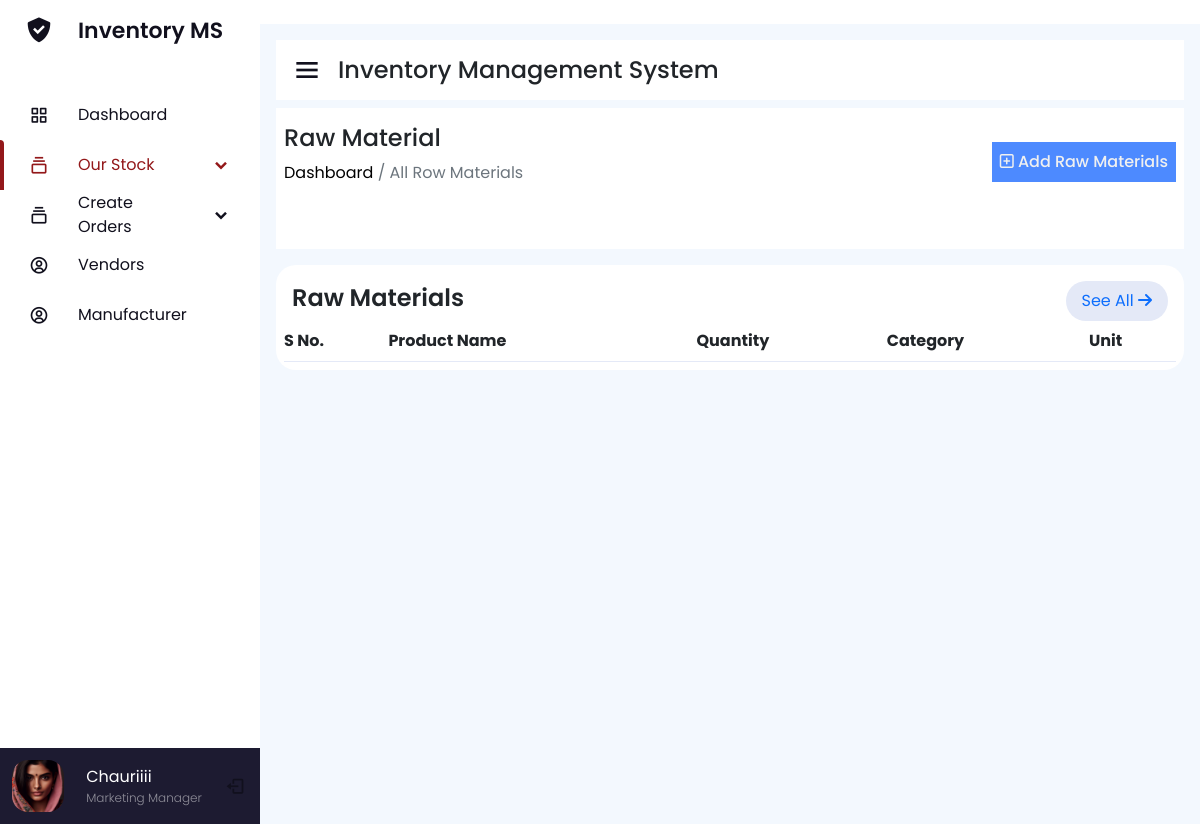
Before: /raw-materials/ with the older database file.
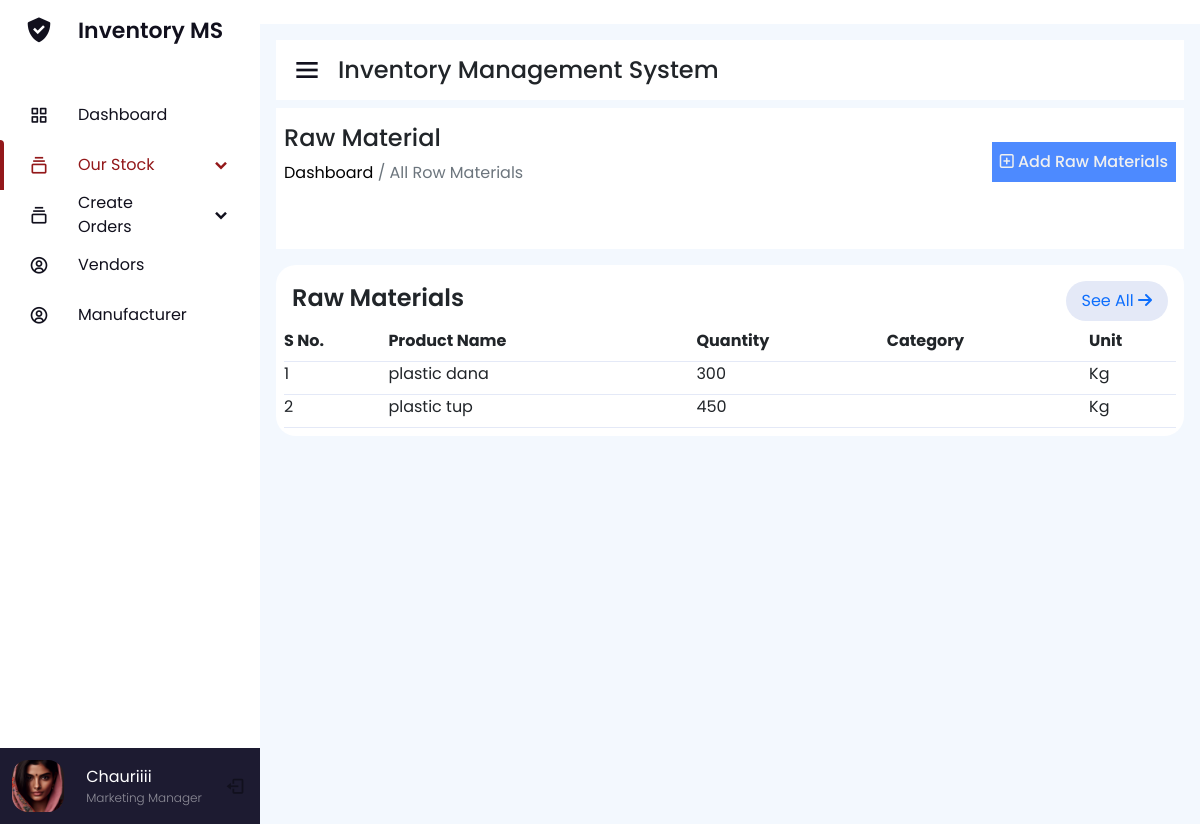
After: the same page with the newer database file.
### home/models/raw_material.py (models this page shows, shortened)
class AddRawMaterial(models.Model):
    vendor_name=models.ForeignKey(AddVendor,on_delete=models.CASCADE)
    rawmaterial_name=models.CharField(max_length=254,null=False,blank=False)
    quantity=models.PositiveIntegerField(null=True,blank=True)
    unit=models.CharField(max_length=150)

### home/views/raw_material.py (the view)
# urls.py: path('raw-materials/',raw_material.rawMaterial_view),
def rawMaterial_view(request):
    material_data=raw_material.AddRawMaterial.objects.all()
    return render(request,"raw-materials.html",{'material_data':material_data})

### home/templates/raw-materials.html (shortened to what this page needs)
<!DOCTYPE html>
<html lang="en">
<head>
    {% include "header-links.html" %}
</head>
<body>
    {% include "header.html" %}=
    <section class="nav-section p-3">
        {% include "section-head.html" %}
        <div class="breadcum">
            <div class="flex">
                <div>
                    <h2>Raw Material</h2>
                    <p> <a href="/">  Dashboard</a> / All Row Materials</p>
                </div>
                <div class="add-btn p-2">
                    <a href="/add-raw-material"><i class="fa-regular fa-square-plus"></i> Add Raw Materials</a>
                </div>
            </div>
        </div>
        <div class="manage-invoice">
            <div class="submenu-header">
                <h2>Raw Materials</h2>
                <div class="menu-btn">
                    <a href="#">See All <i class="fa-solid fa-arrow-right"></i></a>
                </div>
            </div>
            <div class="manage-invoice-table overflow-auto">
                <table class="large-table">
                    <thead>
                        <tr>
                            <th>S No.</th>
                            <th>Product Name</th>
                            <th>Quantity</th>
                            <th>Category</th>
                            <th>Unit</th>
                        </tr>
                    </thead>
                    <tbody>
                        {% for material in material_data %}
                        <tr>
                            <td>{{forloop.counter}}</td>
                            <td>{{material.rawmaterial_name}}</td>
                            <td>{{material.quantity}}</td>
                            <td>{{material.category}}</td>
                            <td>{{material.unit}}</td>
                        </tr>
                        {% endfor %}
                    </tbody>
                </table>
            </div>
        </div>
    </section>
</body>
</html>

Changed rows visible on the page:
added AddRawMaterial: rawmaterial_name "plastic dana", quantity "300", unit "Kg"
added AddRawMaterial: rawmaterial_name "plastic tup", quantity "450", unit "Kg"
